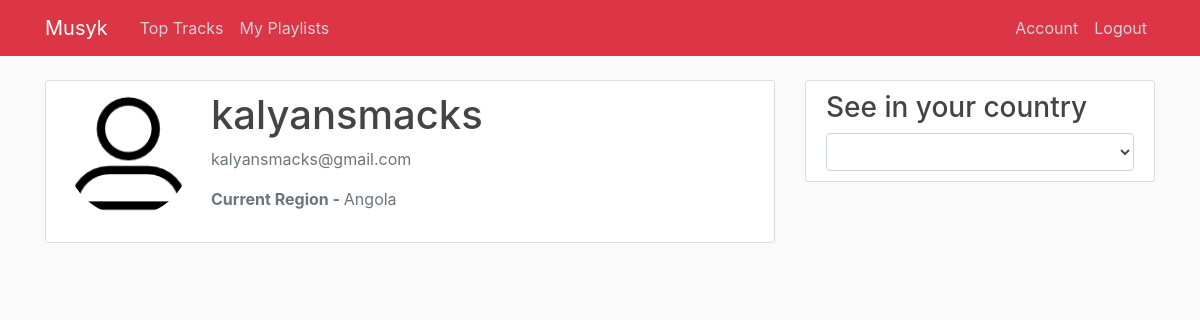
Page /account (signed in) on the committed database.
### musyk/models.py (models this page shows, shortened)
class User(db.Model, UserMixin):
    id = db.Column(db.Integer, primary_key=True)
    username = db.Column(db.String(20), unique=True, nullable=False)
    email = db.Column(db.String(120), unique=True, nullable=False)
    image_file = db.Column(db.String(20), nullable=False, default='default.jpg')
    password = db.Column(db.String(60), nullable=False)
    country = db.Column(db.Text, nullable=False, default='Worldwide')
    tracks = db.relationship('Track', backref='listener', lazy=True)

### musyk/routes.py (the view)
@app.route("/account")
@login_required
def account():
    return render_template('account.html', title='Account', countries=allcountries)

### musyk/models.py (called while the page is built)
@login_manager.user_loader
def load_user(user_id):
    return User.query.get(int(user_id))

### musyk/templates/account.html
{% extends "layout.html" %}
{% block content %}
    <div class="content-section">
        <div class="media">
            <img class="rounded-circle account-img" src="{{ url_for('static', filename='default-user.png') }}">
            <div class="media-body">
            <h5 class="account-heading">{{ current_user.username }}</h5>
            <p class="text-secondary">{{ current_user.email }}</p>
            <p class="text-secondary"><strong>Current Region - </strong> {{ current_user.country }}</p>
            </div>
        </div>
    </div>
{% endblock content %}

### musyk/static/main.css (style rules this page uses)
body { background: #fafafa; color: #333333; margin-top: 5rem; }
h1, h2, h3, h4, h5, h6 { color: #444444; }
.content-section { background: #ffffff; padding: 10px 20px; border: 1px solid #dddddd; border-radius: 3px; margin-bottom: 20px; }
.account-img { height: 125px; width: 125px; margin-right: 20px; margin-bottom: 16px; }
.account-heading { font-size: 2.5rem; }

### rows in the picture
User: username "kalyansmacks", email "kalyansmacks@gmail.com", country "Angola"
